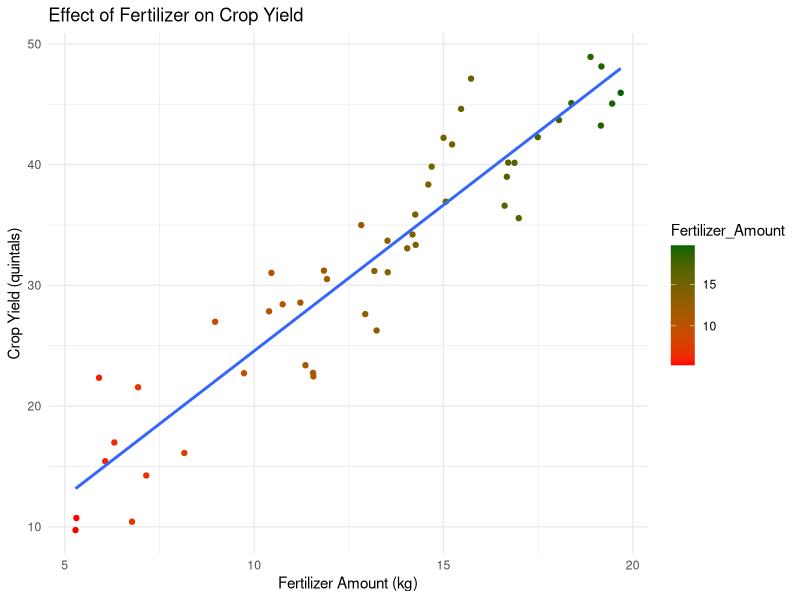

This chart was generated by the following R code:
## ---- chunk 1
knitr::opts_chunk$set(echo = TRUE)
library(ggplot2)
## ---- chunk 2
# Read the dataset
data <- read.csv('winter_holiday_agriculture_data.csv')

# Display the first few rows of the dataset
head(data)
## ---- chunk 3
# Simple Linear Regression: Crop Yield vs. Fertilizer Amount
model <- lm(Crop_Yield ~ Fertilizer_Amount, data = data)

# Display the summary of the linear model
summary(model)
## ---- chunk 4
# Creating a scatter plot with a regression line
ggplot(data, aes(x = Fertilizer_Amount, y = Crop_Yield)) +
  geom_point(aes(color = Fertilizer_Amount)) +  # Colored points by fertilizer amount
  geom_smooth(method = "lm", se = FALSE) +      # Linear model line without standard error
  scale_color_gradient(low = "red", high = "darkgreen") + # Red to green color ramp
  labs(title = "Effect of Fertilizer on Crop Yield",
       x = "Fertilizer Amount (kg)",
       y = "Crop Yield (quintals)") +
  theme_minimal()
